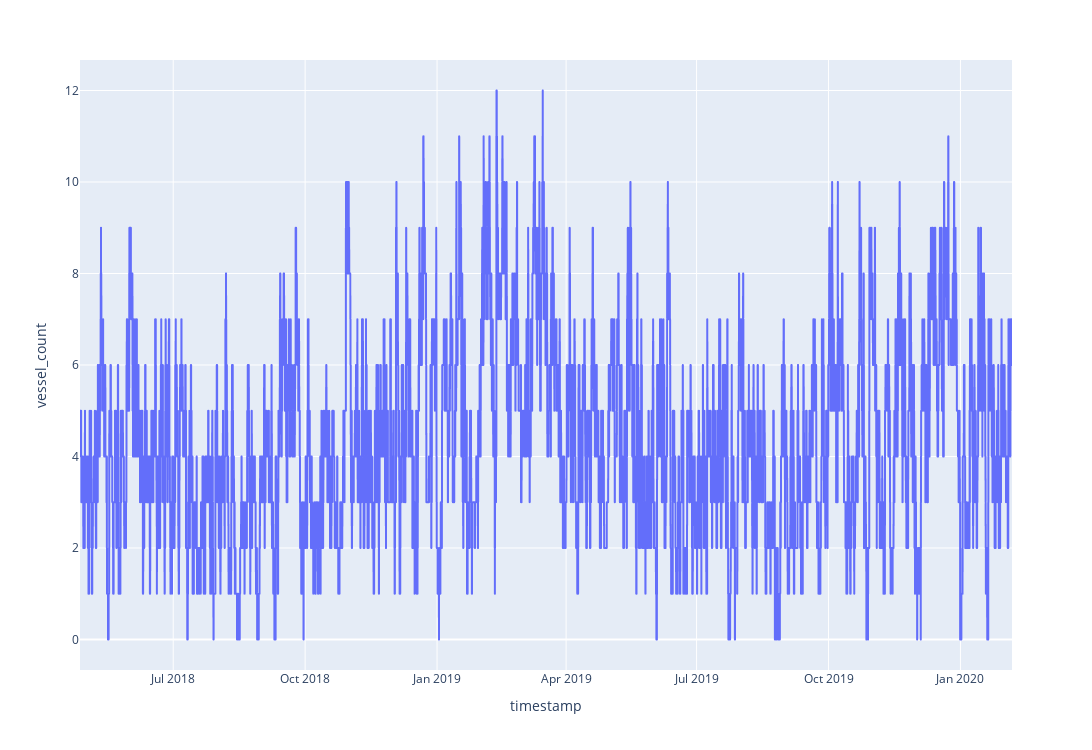

This figure's notebook cell:
### Code cell
#!/usr/bin/env python
import pandas as pd
from datetime import date, time
import plotly.express as px
import sys

data = pd.read_csv("thpa_vessels_count.csv")
data_Prophet = data


#Utilities
months = ['January', 'February', 'March', 'April', 'May', 'June', 'July', 'August', 'September', 'October', 'November', 'December']
daysofweek = ["Monday", "Tuesday", "Wednesday", "Thursday", "Friday", "Saturday", "Sunday"]
pallete7_5 = ["#003f5c", "#2f4b7c", "#665191", "#a05195", "#d45087", "#ff7c43", "#ffa600"]
              

print(sys.path)
data_Prophet

fig = px.line(data_Prophet, x="timestamp", y = "vessel_count")
fig.update_layout(height=750, width = 1400)
fig.show()

### Figure 1 — Plotly figure (JSON) as saved in the notebook; plotly's stock layout.template omitted (floating-point values rounded to 4 significant figures; data arrays with more than 128 entries replaced by an {"elided": "..."} marker saying what was removed)
{"data": [{"hovertemplate": "timestamp=%{x}<br>vessel_count=%{y}<extra></extra>", "legendgroup": "", "line": {"color": "#636efa", "dash": "solid"}, "mode": "lines", "name": "", "showlegend": false, "type": "scattergl", "x": {"elided": "15600 str values"}, "xaxis": "x", "y": {"elided": "15600 int values"}, "yaxis": "y"}], "layout": {"height": 750, "legend": {"tracegroupgap": 0}, "margin": {"t": 60}, "width": 1400, "xaxis": {"anchor": "y", "domain": [0, 1], "title": {"text": "timestamp"}}, "yaxis": {"anchor": "x", "domain": [0, 1], "title": {"text": "vessel_count"}}}}
